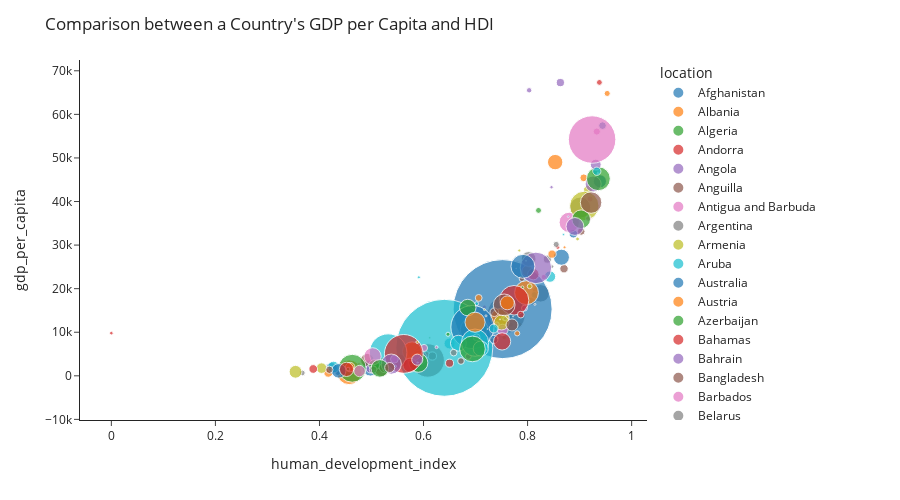

This figure's notebook cell:
### Code cell
fig = px.scatter(df2_grouped, x="human_development_index", y="gdp_per_capita", size="population", hover_name="location", color='location', template='simple_white', size_max=70)
fig.update_layout(
    height=500,
    title_text="Comparison between a Country's GDP per Capita and HDI"
)
fig.show()
